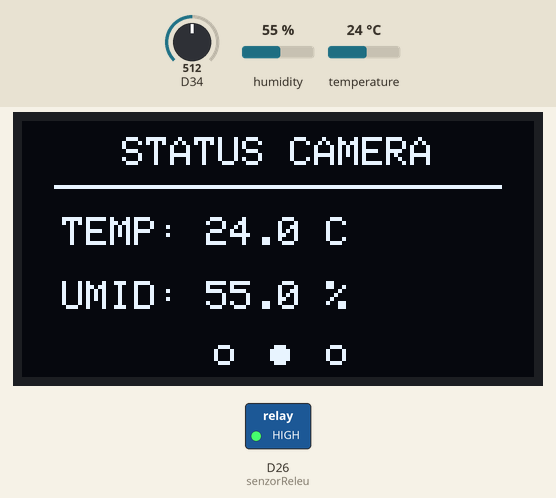
The sketch below on a simulated Arduino Due. Parts: 128×64 one-colour display, switched loads named in the sketch (green lamp = pin HIGH). Inputs (shaded band) come from the test bench; at power-on: D34 = 512, humidity 55 %, temperature 24 °C (analog values on the 0–1023 scale). What the sketch prints to the serial monitor is not drawn.

Above: at 6.2 s.
At 12.9 s:
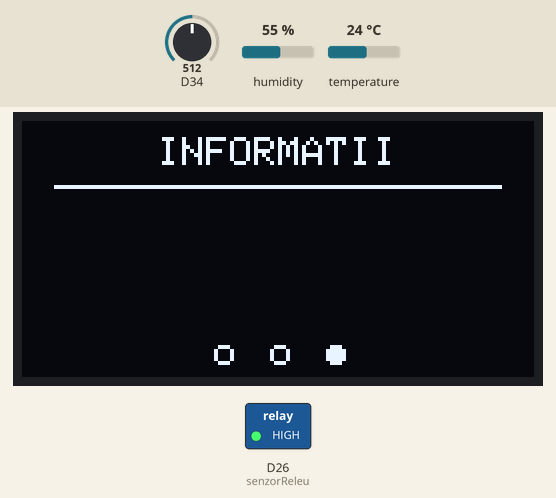
13.0 s: D34 set to 596
At 19.0 s:
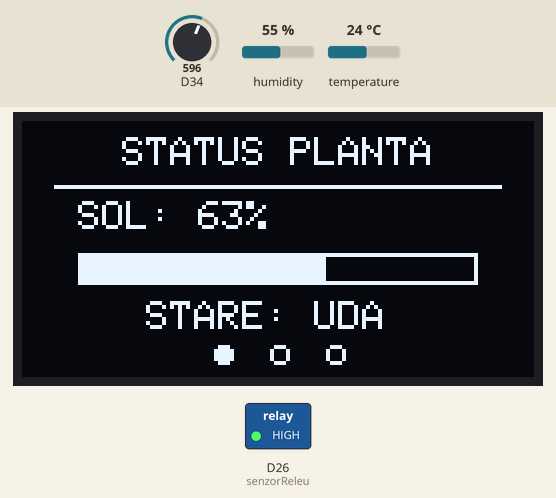
19.2 s: D34 set to 627
At 37.4 s:
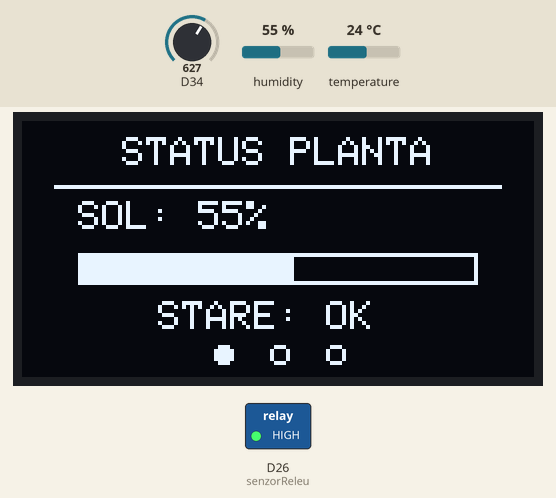
Timing chart, 0 to 38.9 s (numbered marks = the images above; inputs shaded):
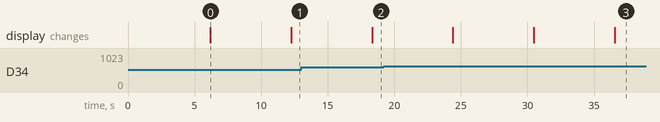

Measured:
- the behaviour switches between 610 and 611 on D34 (found by bisection; images 2 and 3)
- after the input at 13.0 s, the display: changes after 5.3 s (image 2)
- after the input at 19.2 s, the display: first differs from a run without the input after 17.3 s (image 3)
- what the display in image 0 shows lasts 6.1 s, from 6.2 s to 12.3 s

The sketch:

smart_plant_pot.ino
```cpp
#include <Arduino.h>
#include <Wire.h>
#include <Adafruit_GFX.h>
#include <Adafruit_SSD1306.h>
#include <DHT.h>

//DECLARARE PINI
const int senzorSol = 34;
const int senzorTemperatura = 18;
const int senzorReleu = 26;

//DECLARARE SCREEN
#define SCREEN_WIDTH 128
#define SCREEN_HEIGHT 64
#define OLED_RESET -1

//VARIABILE SCHIMBAREA ECRANELOR
int ecranCurent = 0;
unsigned long ultimulTimpSchimbare = 0;
const unsigned long intervalSchimbare = 6000; // 6000ms = 6 SECUNDE

Adafruit_SSD1306 display(SCREEN_WIDTH, SCREEN_HEIGHT, &Wire, OLED_RESET);

//DECLARARE SENZOR TEMPERATURA SI UMIDITATE
#define DHTYPE DHT11
DHT dht(senzorTemperatura, DHTYPE);
float temperatura = 0;
float umiditateAer = 0;

//VARIABILE SOL
int valoareUdSol = 1800;
int valoareUscatSol = 3400;

//VARIABILE PENTRU UDARE
int pragUdare = 30;
const unsigned long durataUdare = 3000;
const unsigned long pauzaUdare = 60000;
bool udareActiva = false;
unsigned long startUdare = 0;
unsigned long ultimaUdare = 0;

void setup(){
    Serial.begin(115200);

    analogReadResolution(12); //SETEZ CITIRE ANALOGICA INTRE 0 SI 4095 (CITIRE ANALOGICA PE 12 BITI)

    pinMode(senzorReleu, OUTPUT); // FACE PINUL 26, PIN DE IESIRE
    digitalWrite(senzorReleu, HIGH ); // FACE PINUL 26 1 LOGIC, RELEU NU CONDUCE

    dht.begin(); // INITIALIZEZ SENZORUL DE TEMPERATURA SI UMIDITATE

    Wire.begin(21,22); // PORNESTE COMUNICATIA I2C PENTRU OLED

    if (!display.begin(SSD1306_SWITCHCAPVCC, 0x3C)) {
    Serial.println("OLED-ul nu a fost gasit!");
    while (true) {
        delay(10);
    }
}

    display.clearDisplay(); //STERCE CE ERA PE ECRAN
    display.display();

    ultimulTimpSchimbare = millis();

}

//FUNCTIA CARE CITETE SENZORUL DE SOL
int citireMedieSol(int pin){
    int n = 10; // CITESTE 10 VALORI DE PE SENZOR
    long suma = 0;

    for(int i = 0; i<n; i++){
        suma += analogRead(pin);
        delay(5);
    }
    return suma/n;
}

//FUNCTIE CARE TANSFORMA VALORILE DE SOL IN PROCENTE
int calculareProcentSol(int valoriPrimite){
    int procent = map(valoriPrimite, valoareUscatSol, valoareUdSol, 0, 100);

   if (procent < 0) procent = 0;
   if (procent > 100) procent = 100;

    return procent;
}

//FUNCTIE CARE DESCHIDE RELEUL (PORNESTE RELEUL)
void pornesteUdare(){
    udareActiva = true;
    startUdare = millis();
    ultimaUdare =  millis();

    digitalWrite(senzorReleu, LOW);
}

//FUNCTIA CARE VEDE DACA TREBUIE PORNITA UDAREA
void verificareUdare(int procentSol){
    if(udareActiva == false){
        if (procentSol < pragUdare && millis() - ultimaUdare >= pauzaUdare) {
      pornesteUdare();
      Serial.print("UDAREA A INCEPUT;");
    }
     } else {
    if (millis() - startUdare >= durataUdare) {
      udareActiva = false;
      digitalWrite(senzorReleu, HIGH);  // OFF
      Serial.print("UDAREA S-A OPRIT;");
    }
  }
}

// FUNCTIE CITIRE TEMPERATURA SI UMIDITATE
void citesteDHT11(){
    float h = dht.readHumidity();
    float t = dht.readTemperature();

    if(!isnan(h)){
        umiditateAer = h;
    }
    if(!isnan(t)){
        temperatura = t;
    }
}

//FUNCTII AFISARE ECRANE

void deseneazaIndicatorEcran() {
  int y = 58;          // pozitia pe verticala, jos
  int raza = 2;        // marimea bulinei
  int spatiu = 14;     // distanta intre buline
  int centruX = 64;    // mijlocul ecranului OLED (128/2)

  // pozitia primei buline astfel incat toate 3 sa fie centrate
  int startX = centruX - spatiu;

  for (int i = 0; i < 3; i++) {
    int x = startX + i * spatiu;

    if (i == ecranCurent) {
      display.fillCircle(x, y, raza, SSD1306_WHITE);   // bulina plina
    } else {
      display.drawCircle(x, y, raza, SSD1306_WHITE);   // bulina goala
    }
  }
}

void deseneazaBaraOrizontala(int x, int y, int w, int h, int procent) {
  display.drawRect(x, y, w, h, SSD1306_WHITE);
  int umplere = map(procent, 0, 100, 0, w - 2);
  display.fillRect(x + 1, y + 1, umplere, h - 2, SSD1306_WHITE);
}

void afiseazaEcran1(int proccentSol){
  display.clearDisplay();

  display.setTextSize(1);
  display.setTextColor(SSD1306_WHITE);
  display.setCursor(25, 4);
  display.println("STATUS PLANTA");
  display.drawLine(8, 16, 119, 16, SSD1306_WHITE);

display.setTextSize(1);
display.setCursor(14, 20);
display.print("SOL: ");
display.print(proccentSol);
display.println("%");

   deseneazaBaraOrizontala(14, 33, 100, 8, proccentSol);

  display.setTextSize(1);
  if (proccentSol < 30) {
    display.setCursor(22, 45);
    display.println("STARE: USCATA");
  } else if (proccentSol < 60) {
    display.setCursor(34, 45);
    display.println("STARE: OK");
  } else {
    display.setCursor(31, 45);
    display.println("STARE: UDA");
  }

  deseneazaIndicatorEcran();
  display.display();
}
void afiseazaEcran2(){
  display.clearDisplay();

  display.setTextSize(1);
  display.setTextColor(SSD1306_WHITE);
  display.setCursor(25, 4);
  display.println("STATUS CAMERA");
  display.drawLine(8, 16, 119, 16, SSD1306_WHITE);

  //TEMPERATURA AFISARE
  display.setTextSize(1);
  display.setCursor(10, 24);
  display.print("TEMP: ");
  display.print(temperatura, 1);
  display.println(" C");

   //UMIDITATE
  display.setCursor(10, 40);
  display.print("UMID: ");
  display.print(umiditateAer, 1);
  display.println(" %");

  deseneazaIndicatorEcran();
  display.display();
}
void afiseazaEcran3(){
  display.clearDisplay();

  display.setTextSize(1);
  display.setTextColor(SSD1306_WHITE);
  display.setCursor(34, 4);
  display.println("INFORMATII");
  display.drawLine(8, 16, 119, 16, SSD1306_WHITE);

  deseneazaIndicatorEcran();
  display.display();
}


void loop(){
    int valoriSol = citireMedieSol(senzorSol);
    int proccentSol = calculareProcentSol(valoriSol);

    verificareUdare(proccentSol);


    citesteDHT11();

    Serial.print("Valori sol: ");
    Serial.print(valoriSol);
    Serial.print("Procent Sol: ");
    Serial.print(proccentSol);
    Serial.print(" %");
    Serial.print(" Temperatura: ");
    Serial.print(temperatura);
    Serial.print(" Umiditate Aer: ");
    Serial.println(umiditateAer);


    if(millis()-ultimulTimpSchimbare >= intervalSchimbare){
        ultimulTimpSchimbare = millis();

        ecranCurent++;
        if(ecranCurent>2){
            ecranCurent = 0;
        }
        if(ecranCurent==0){
            afiseazaEcran1(proccentSol);
        }
        if(ecranCurent==1){
            afiseazaEcran2();
        }
        if(ecranCurent==2){
           afiseazaEcran3();
        }
    }


    delay(300);
}
```
